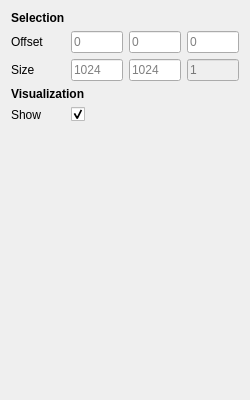
<?xml version="1.0" encoding="UTF-8"?>
<ui version="4.0">
 <class>retardation_toolbox</class>
 <widget class="QWidget" name="retardation_toolbox">
  <property name="geometry">
   <rect>
    <x>0</x>
    <y>0</y>
    <width>250</width>
    <height>400</height>
   </rect>
  </property>
  <property name="windowTitle">
   <string>Retardation Map Toolbox</string>
  </property>
  <layout class="QGridLayout" name="gridLayout">
   <item row="0" column="0">
    <widget class="QLabel" name="label_subset">
     <property name="sizePolicy">
      <sizepolicy hsizetype="Expanding" vsizetype="Fixed">
       <horstretch>1</horstretch>
       <verstretch>0</verstretch>
      </sizepolicy>
     </property>
     <property name="font">
      <font>
       <weight>75</weight>
       <bold>true</bold>
      </font>
     </property>
     <property name="text">
      <string>Selection</string>
     </property>
     <property name="alignment">
      <set>Qt::AlignLeading|Qt::AlignLeft|Qt::AlignTop</set>
     </property>
    </widget>
   </item>
   <item row="1" column="0">
    <widget class="QLabel" name="label_offset">
     <property name="text">
      <string>Offset</string>
     </property>
    </widget>
   </item>
   <item row="1" column="1">
    <widget class="QLineEdit" name="line_edit_offset_x">
     <property name="sizePolicy">
      <sizepolicy hsizetype="Expanding" vsizetype="Fixed">
       <horstretch>1</horstretch>
       <verstretch>0</verstretch>
      </sizepolicy>
     </property>
     <property name="text">
      <string/>
     </property>
     <property name="alignment">
      <set>Qt::AlignLeading|Qt::AlignLeft|Qt::AlignVCenter</set>
     </property>
     <property name="placeholderText">
      <string>0</string>
     </property>
    </widget>
   </item>
   <item row="1" column="2">
    <widget class="QLineEdit" name="line_edit_offset_y">
     <property name="sizePolicy">
      <sizepolicy hsizetype="Expanding" vsizetype="Fixed">
       <horstretch>1</horstretch>
       <verstretch>0</verstretch>
      </sizepolicy>
     </property>
     <property name="text">
      <string/>
     </property>
     <property name="alignment">
      <set>Qt::AlignLeading|Qt::AlignLeft|Qt::AlignVCenter</set>
     </property>
     <property name="placeholderText">
      <string>0</string>
     </property>
    </widget>
   </item>
   <item row="1" column="3">
    <widget class="QLineEdit" name="line_edit_offset_z">
     <property name="sizePolicy">
      <sizepolicy hsizetype="Expanding" vsizetype="Fixed">
       <horstretch>1</horstretch>
       <verstretch>0</verstretch>
      </sizepolicy>
     </property>
     <property name="text">
      <string/>
     </property>
     <property name="alignment">
      <set>Qt::AlignLeading|Qt::AlignLeft|Qt::AlignVCenter</set>
     </property>
     <property name="placeholderText">
      <string>0</string>
     </property>
    </widget>
   </item>
   <item row="2" column="0">
    <widget class="QLabel" name="label_size">
     <property name="text">
      <string>Size</string>
     </property>
    </widget>
   </item>
   <item row="2" column="1">
    <widget class="QLineEdit" name="line_edit_size_x">
     <property name="sizePolicy">
      <sizepolicy hsizetype="Expanding" vsizetype="Fixed">
       <horstretch>1</horstretch>
       <verstretch>0</verstretch>
      </sizepolicy>
     </property>
     <property name="text">
      <string/>
     </property>
     <property name="alignment">
      <set>Qt::AlignLeading|Qt::AlignLeft|Qt::AlignVCenter</set>
     </property>
     <property name="placeholderText">
      <string>1024</string>
     </property>
    </widget>
   </item>
   <item row="2" column="2">
    <widget class="QLineEdit" name="line_edit_size_y">
     <property name="sizePolicy">
      <sizepolicy hsizetype="Expanding" vsizetype="Fixed">
       <horstretch>1</horstretch>
       <verstretch>0</verstretch>
      </sizepolicy>
     </property>
     <property name="text">
      <string/>
     </property>
     <property name="alignment">
      <set>Qt::AlignLeading|Qt::AlignLeft|Qt::AlignVCenter</set>
     </property>
     <property name="placeholderText">
      <string>1024</string>
     </property>
    </widget>
   </item>
   <item row="2" column="3">
    <widget class="QLineEdit" name="line_edit_size_z">
     <property name="enabled">
      <bool>false</bool>
     </property>
     <property name="sizePolicy">
      <sizepolicy hsizetype="Expanding" vsizetype="Fixed">
       <horstretch>1</horstretch>
       <verstretch>0</verstretch>
      </sizepolicy>
     </property>
     <property name="text">
      <string/>
     </property>
     <property name="alignment">
      <set>Qt::AlignLeading|Qt::AlignLeft|Qt::AlignVCenter</set>
     </property>
     <property name="placeholderText">
      <string>1</string>
     </property>
    </widget>
   </item>
   <item row="3" column="0" colspan="2">
    <widget class="QLabel" name="label_visualization">
     <property name="sizePolicy">
      <sizepolicy hsizetype="Expanding" vsizetype="Fixed">
       <horstretch>1</horstretch>
       <verstretch>0</verstretch>
      </sizepolicy>
     </property>
     <property name="font">
      <font>
       <weight>75</weight>
       <bold>true</bold>
      </font>
     </property>
     <property name="text">
      <string>Visualization</string>
     </property>
     <property name="alignment">
      <set>Qt::AlignLeading|Qt::AlignLeft|Qt::AlignTop</set>
     </property>
    </widget>
   </item>
   <item row="4" column="0">
    <widget class="QLabel" name="label_show">
     <property name="text">
      <string>Show</string>
     </property>
    </widget>
   </item>
   <item row="4" column="1">
    <widget class="QCheckBox" name="checkbox_show">
     <property name="layoutDirection">
      <enum>Qt::LeftToRight</enum>
     </property>
     <property name="text">
      <string/>
     </property>
     <property name="checked">
      <bool>true</bool>
     </property>
    </widget>
   </item>
   <item row="5" column="0">
    <spacer name="spacer">
     <property name="orientation">
      <enum>Qt::Vertical</enum>
     </property>
     <property name="sizeHint" stdset="0">
      <size>
       <width>17</width>
       <height>270</height>
      </size>
     </property>
    </spacer>
   </item>
  </layout>
 </widget>
 <resources/>
 <connections/>
</ui>
